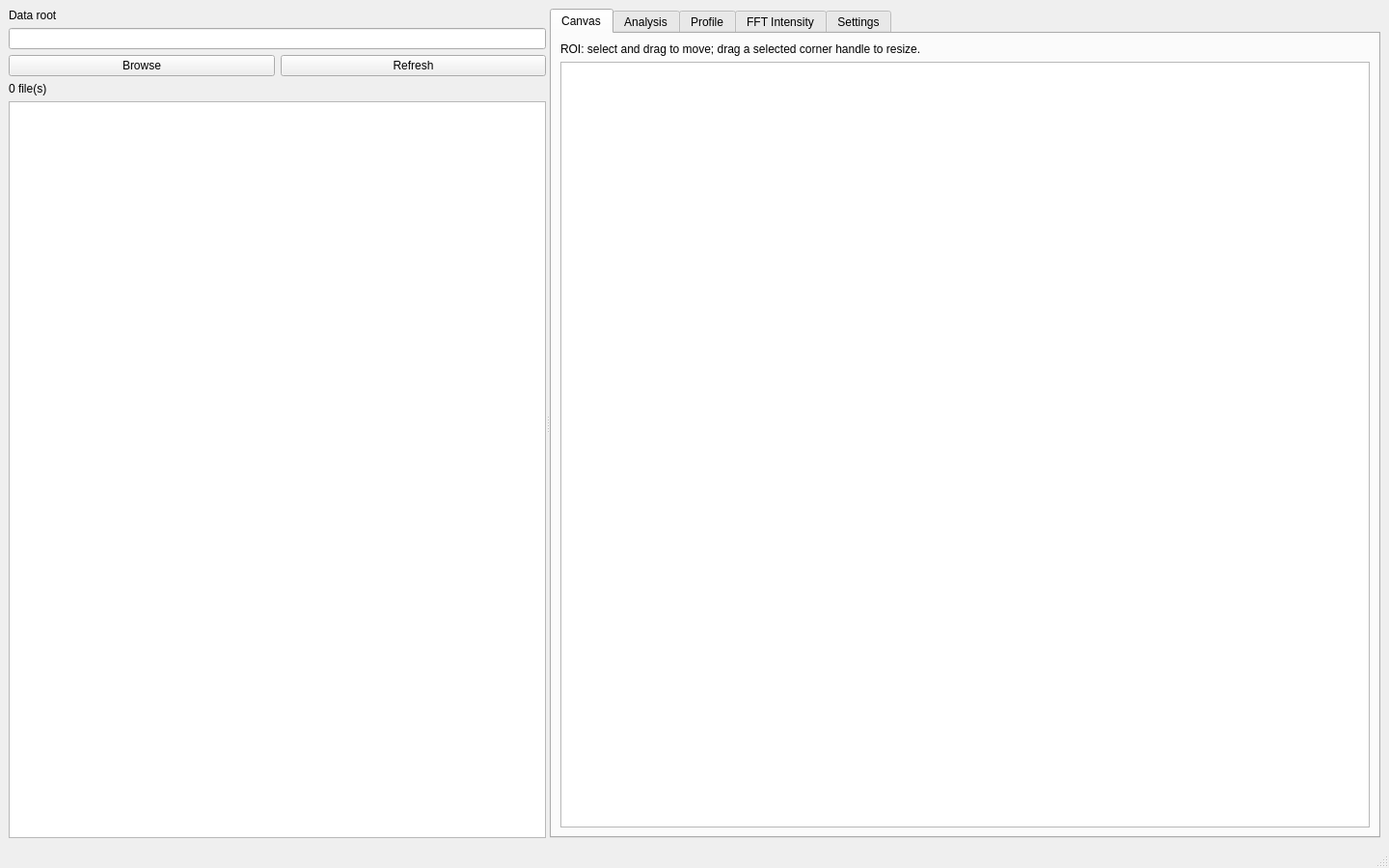
<?xml version="1.0" encoding="UTF-8"?>
<!-- Qt Designer layout source for src/gui.py. -->
<ui version="4.0">
 <class>MainWindow</class>
 <widget class="QMainWindow" name="MainWindow">
  <property name="geometry">
   <rect>
    <x>0</x>
    <y>0</y>
    <width>1440</width>
    <height>900</height>
   </rect>
  </property>
  <property name="minimumSize">
   <size>
    <width>960</width>
    <height>640</height>
   </size>
  </property>
  <property name="windowTitle">
   <string>FFT ROI Analysis GUI</string>
  </property>
  <widget class="QWidget" name="centralwidget">
   <layout class="QVBoxLayout" name="centralLayout">
    <item>
     <widget class="QSplitter" name="mainSplitter">
      <property name="orientation">
       <enum>Qt::Horizontal</enum>
      </property>
      <widget class="QWidget" name="filePanel">
       <property name="minimumSize">
        <size>
         <width>220</width>
         <height>0</height>
        </size>
       </property>
       <layout class="QVBoxLayout" name="filePanelLayout">
        <item>
         <widget class="QLabel" name="dataRootLabel">
          <property name="text">
           <string>Data root</string>
          </property>
         </widget>
        </item>
        <item>
         <widget class="QLineEdit" name="rootPathEdit">
          <property name="readOnly">
           <bool>true</bool>
          </property>
         </widget>
        </item>
        <item>
         <layout class="QHBoxLayout" name="fileButtonsLayout">
          <item>
           <widget class="QPushButton" name="browseButton">
            <property name="text">
             <string>Browse</string>
            </property>
           </widget>
          </item>
          <item>
           <widget class="QPushButton" name="refreshButton">
            <property name="text">
             <string>Refresh</string>
            </property>
           </widget>
          </item>
         </layout>
        </item>
        <item>
         <widget class="QLabel" name="fileCountLabel">
          <property name="text">
           <string>0 file(s)</string>
          </property>
         </widget>
        </item>
        <item>
         <widget class="QListWidget" name="fileList">
          <property name="selectionMode">
           <enum>QAbstractItemView::SingleSelection</enum>
          </property>
         </widget>
        </item>
       </layout>
      </widget>
      <widget class="QTabWidget" name="analysisTabs">
       <property name="currentIndex">
        <number>0</number>
       </property>
       <widget class="QWidget" name="canvasTab">
        <attribute name="title">
         <string>Canvas</string>
        </attribute>
        <layout class="QVBoxLayout" name="canvasLayout">
         <item>
          <widget class="QLabel" name="roiInstructionLabel">
           <property name="text">
            <string>ROI: select and drag to move; drag a selected corner handle to resize.</string>
           </property>
          </widget>
         </item>
         <item>
          <widget class="QGraphicsView" name="canvasView"/>
         </item>
        </layout>
       </widget>
       <widget class="QWidget" name="analysisTab">
        <attribute name="title">
         <string>Analysis</string>
        </attribute>
        <layout class="QVBoxLayout" name="analysisTabLayout">
         <item>
          <widget class="QSplitter" name="selectedAnalysisSplitter">
           <property name="orientation">
            <enum>Qt::Horizontal</enum>
           </property>
           <widget class="QWidget" name="cropPanel">
            <layout class="QVBoxLayout" name="cropPanelLayout">
             <item>
              <widget class="QLabel" name="selectedCropLabel">
               <property name="text">
                <string>Selected ROI crop</string>
               </property>
              </widget>
             </item>
             <item>
              <widget class="QGraphicsView" name="cropView"/>
             </item>
            </layout>
           </widget>
           <widget class="QSplitter" name="selectedPlotSplitter">
            <property name="orientation">
             <enum>Qt::Vertical</enum>
            </property>
            <widget class="QWidget" name="analysisProfilePlaceholder">
             <property name="toolTip">
              <string>Matplotlib profile plot placeholder</string>
             </property>
            </widget>
            <widget class="QWidget" name="analysisFftPlaceholder">
             <property name="toolTip">
              <string>Matplotlib FFT plot placeholder</string>
             </property>
            </widget>
           </widget>
          </widget>
         </item>
        </layout>
       </widget>
       <widget class="QWidget" name="profileTab">
        <attribute name="title">
         <string>Profile</string>
        </attribute>
        <layout class="QVBoxLayout" name="profileTabLayout">
         <item>
          <widget class="QWidget" name="profilePlotPlaceholder">
           <property name="toolTip">
            <string>Matplotlib profile plot placeholder</string>
           </property>
          </widget>
         </item>
        </layout>
       </widget>
       <widget class="QWidget" name="fftTab">
        <attribute name="title">
         <string>FFT Intensity</string>
        </attribute>
        <layout class="QVBoxLayout" name="fftTabLayout">
         <item>
          <widget class="QWidget" name="fftPlotPlaceholder">
           <property name="toolTip">
            <string>Matplotlib FFT plot placeholder</string>
           </property>
          </widget>
         </item>
        </layout>
       </widget>
       <widget class="QWidget" name="settingsTab">
        <attribute name="title">
         <string>Settings</string>
        </attribute>
        <layout class="QVBoxLayout" name="settingsTabLayout">
         <item>
          <widget class="QScrollArea" name="settingsScrollArea">
           <property name="widgetResizable">
            <bool>true</bool>
           </property>
           <widget class="QWidget" name="settingsContents">
            <property name="geometry">
             <rect>
              <x>0</x>
              <y>0</y>
              <width>700</width>
              <height>650</height>
             </rect>
            </property>
            <layout class="QVBoxLayout" name="settingsContentsLayout">
             <item>
              <widget class="QGroupBox" name="globalSettingsGroup">
               <property name="title">
                <string>Global analysis settings</string>
               </property>
               <layout class="QFormLayout" name="globalSettingsForm">
                <item row="0" column="0">
                 <widget class="QLabel" name="rotationLabel">
                  <property name="text">
                   <string>Rotation</string>
                  </property>
                 </widget>
                </item>
                <item row="0" column="1">
                 <widget class="QComboBox" name="rotationCombo">
                  <item>
                   <property name="text">
                    <string>0°</string>
                   </property>
                  </item>
                  <item>
                   <property name="text">
                    <string>90° counter-clockwise</string>
                   </property>
                  </item>
                  <item>
                   <property name="text">
                    <string>90° clockwise</string>
                   </property>
                  </item>
                 </widget>
                </item>
                <item row="1" column="0">
                 <widget class="QLabel" name="directionLabel">
                  <property name="text">
                   <string>Direction</string>
                  </property>
                 </widget>
                </item>
                <item row="1" column="1">
                 <widget class="QComboBox" name="directionCombo">
                  <item>
                   <property name="text">
                    <string>Horizontal Lines</string>
                   </property>
                  </item>
                  <item>
                   <property name="text">
                    <string>Vertical Lines</string>
                   </property>
                  </item>
                 </widget>
                </item>
                <item row="2" column="0">
                 <widget class="QLabel" name="widthLabel">
                  <property name="text">
                   <string>Width (mm)</string>
                  </property>
                 </widget>
                </item>
                <item row="2" column="1">
                 <widget class="QDoubleSpinBox" name="widthSpinBox">
                  <property name="minimum">
                   <double>0.001000000000000</double>
                  </property>
                  <property name="maximum">
                   <double>1000000.000000000000000</double>
                  </property>
                  <property name="decimals">
                   <number>3</number>
                  </property>
                 </widget>
                </item>
                <item row="3" column="0">
                 <widget class="QLabel" name="heightLabel">
                  <property name="text">
                   <string>Height (mm)</string>
                  </property>
                 </widget>
                </item>
                <item row="3" column="1">
                 <widget class="QDoubleSpinBox" name="heightSpinBox">
                  <property name="minimum">
                   <double>0.001000000000000</double>
                  </property>
                  <property name="maximum">
                   <double>1000000.000000000000000</double>
                  </property>
                  <property name="decimals">
                   <number>3</number>
                  </property>
                 </widget>
                </item>
                <item row="4" column="0">
                 <widget class="QLabel" name="topKLabel">
                  <property name="text">
                   <string>FFT Top-K peaks</string>
                  </property>
                 </widget>
                </item>
                <item row="4" column="1">
                 <widget class="QSpinBox" name="topKSpinBox">
                  <property name="minimum">
                   <number>1</number>
                  </property>
                  <property name="maximum">
                   <number>1000</number>
                  </property>
                 </widget>
                </item>
                <item row="5" column="0">
                 <widget class="QLabel" name="pixelSizeLabel">
                  <property name="text">
                   <string>Rotated image size</string>
                  </property>
                 </widget>
                </item>
                <item row="5" column="1">
                 <widget class="QLabel" name="pixelSizeValueLabel">
                  <property name="text">
                   <string>-</string>
                  </property>
                 </widget>
                </item>
                <item row="6" column="0">
                 <widget class="QLabel" name="scaleLabel">
                  <property name="text">
                   <string>Selected scale</string>
                  </property>
                 </widget>
                </item>
                <item row="6" column="1">
                 <widget class="QLabel" name="scaleValueLabel">
                  <property name="text">
                   <string>-</string>
                  </property>
                 </widget>
                </item>
               </layout>
              </widget>
             </item>
             <item>
              <widget class="QGroupBox" name="roiSettingsGroup">
               <property name="title">
                <string>Common ROI settings</string>
               </property>
               <layout class="QVBoxLayout" name="roiSettingsLayout">
                <item>
                 <widget class="QListWidget" name="roiList">
                  <property name="selectionMode">
                   <enum>QAbstractItemView::SingleSelection</enum>
                  </property>
                 </widget>
                </item>
                <item>
                 <layout class="QHBoxLayout" name="roiButtonsLayout">
                  <item>
                   <widget class="QPushButton" name="drawRoiButton">
                    <property name="text">
                     <string>Draw ROI</string>
                    </property>
                   </widget>
                  </item>
                  <item>
                   <widget class="QPushButton" name="deleteRoiButton">
                    <property name="text">
                     <string>Delete ROI</string>
                    </property>
                   </widget>
                  </item>
                 </layout>
                </item>
                <item>
                 <layout class="QFormLayout" name="roiMetadataForm">
                  <item row="0" column="0">
                   <widget class="QLabel" name="roiNameLabel">
                    <property name="text">
                     <string>Name</string>
                    </property>
                   </widget>
                  </item>
                  <item row="0" column="1">
                   <widget class="QLineEdit" name="roiNameEdit"/>
                  </item>
                  <item row="1" column="0">
                   <widget class="QLabel" name="roiColorLabel">
                    <property name="text">
                     <string>Color</string>
                    </property>
                   </widget>
                  </item>
                  <item row="1" column="1">
                   <widget class="QPushButton" name="roiColorButton"/>
                  </item>
                  <item row="2" column="0">
                   <widget class="QLabel" name="coordinatesLabel">
                    <property name="text">
                     <string>Normalized coordinates</string>
                    </property>
                   </widget>
                  </item>
                  <item row="2" column="1">
                   <layout class="QGridLayout" name="coordinatesGrid">
                    <item row="0" column="0">
                     <widget class="QLabel" name="xminLabel">
                      <property name="text">
                       <string>xmin</string>
                      </property>
                     </widget>
                    </item>
                    <item row="0" column="1">
                     <widget class="QLineEdit" name="xminEdit">
                      <property name="readOnly">
                       <bool>true</bool>
                      </property>
                     </widget>
                    </item>
                    <item row="1" column="0">
                     <widget class="QLabel" name="xmaxLabel">
                      <property name="text">
                       <string>xmax</string>
                      </property>
                     </widget>
                    </item>
                    <item row="1" column="1">
                     <widget class="QLineEdit" name="xmaxEdit">
                      <property name="readOnly">
                       <bool>true</bool>
                      </property>
                     </widget>
                    </item>
                    <item row="2" column="0">
                     <widget class="QLabel" name="yminLabel">
                      <property name="text">
                       <string>ymin</string>
                      </property>
                     </widget>
                    </item>
                    <item row="2" column="1">
                     <widget class="QLineEdit" name="yminEdit">
                      <property name="readOnly">
                       <bool>true</bool>
                      </property>
                     </widget>
                    </item>
                    <item row="3" column="0">
                     <widget class="QLabel" name="ymaxLabel">
                      <property name="text">
                       <string>ymax</string>
                      </property>
                     </widget>
                    </item>
                    <item row="3" column="1">
                     <widget class="QLineEdit" name="ymaxEdit">
                      <property name="readOnly">
                       <bool>true</bool>
                      </property>
                     </widget>
                    </item>
                   </layout>
                  </item>
                 </layout>
                </item>
               </layout>
              </widget>
             </item>
             <item>
              <spacer name="settingsSpacer">
               <property name="orientation">
                <enum>Qt::Vertical</enum>
               </property>
               <property name="sizeHint" stdset="0">
                <size>
                 <width>20</width>
                 <height>40</height>
                </size>
               </property>
              </spacer>
             </item>
            </layout>
           </widget>
          </widget>
         </item>
        </layout>
       </widget>
      </widget>
     </widget>
    </item>
   </layout>
  </widget>
  <widget class="QStatusBar" name="statusbar"/>
 </widget>
 <resources/>
 <connections/>
</ui>
